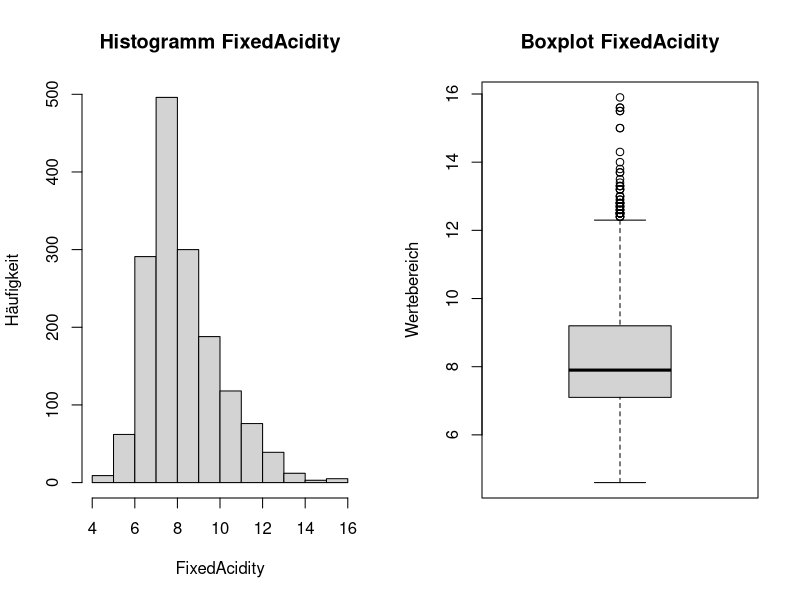
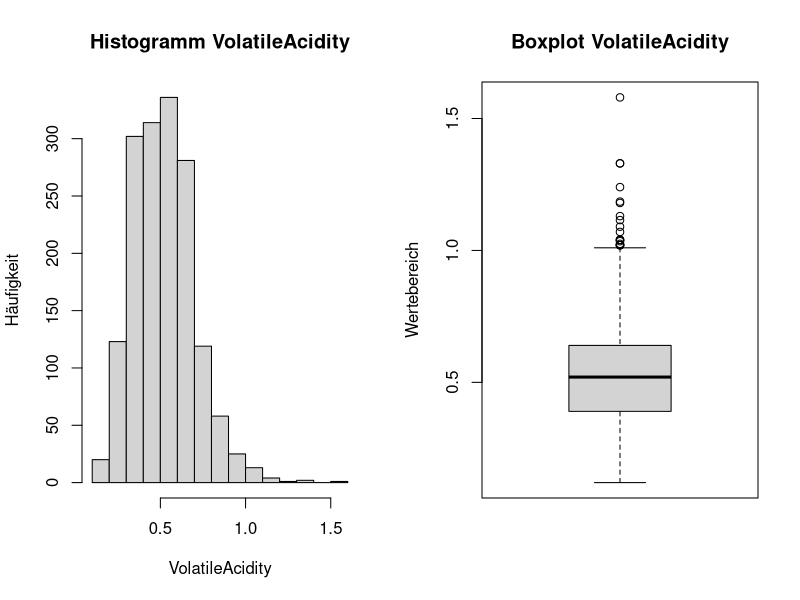
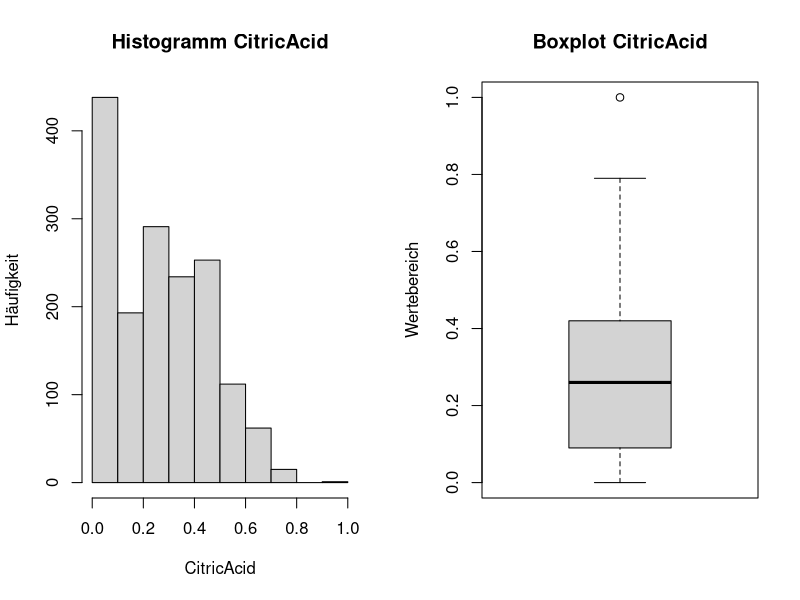
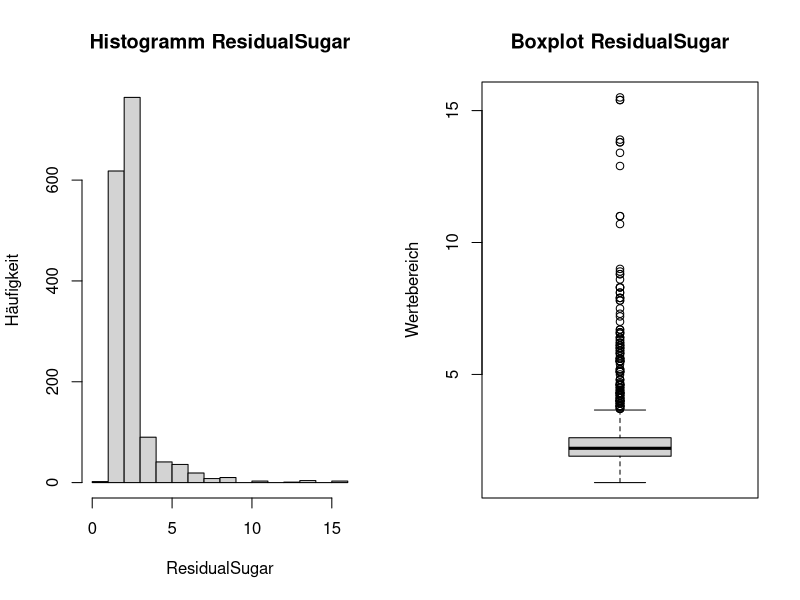
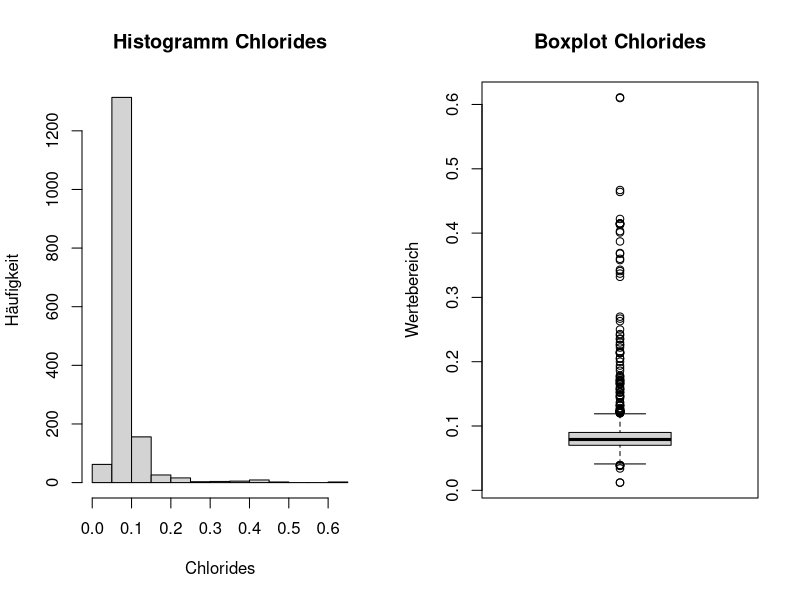
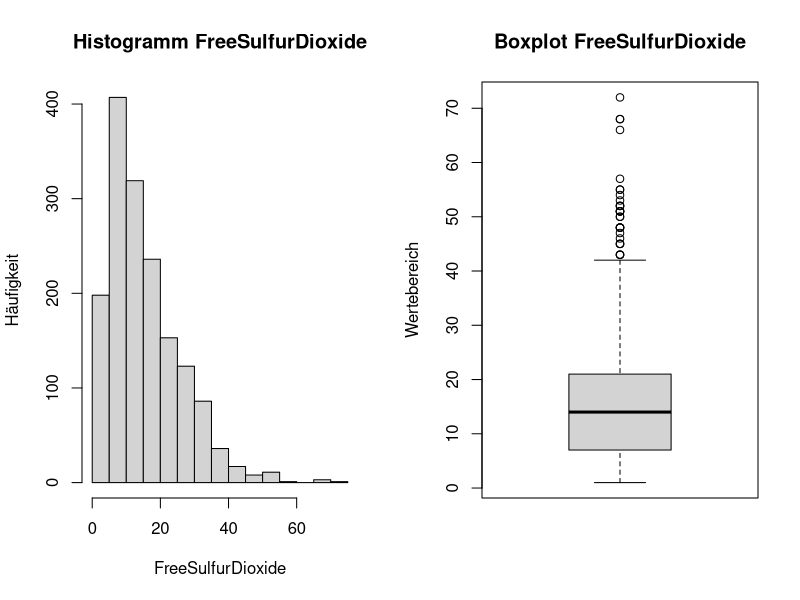
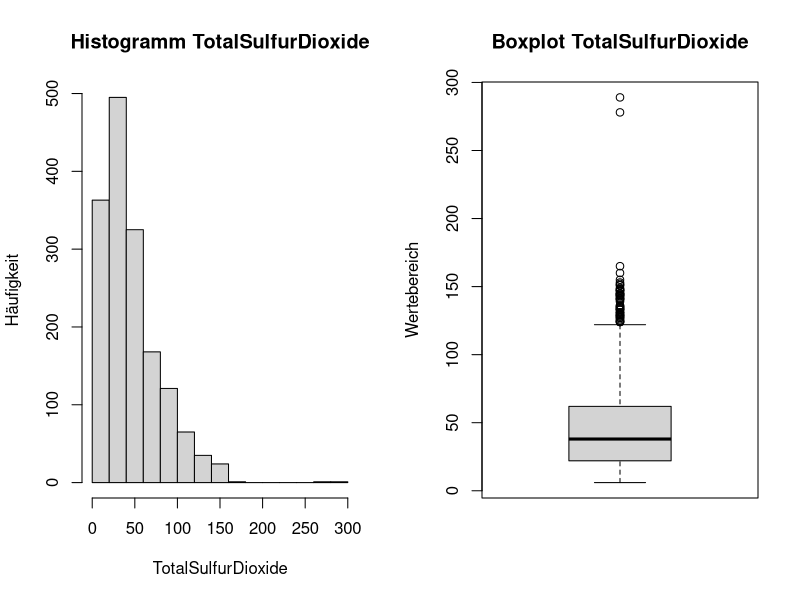
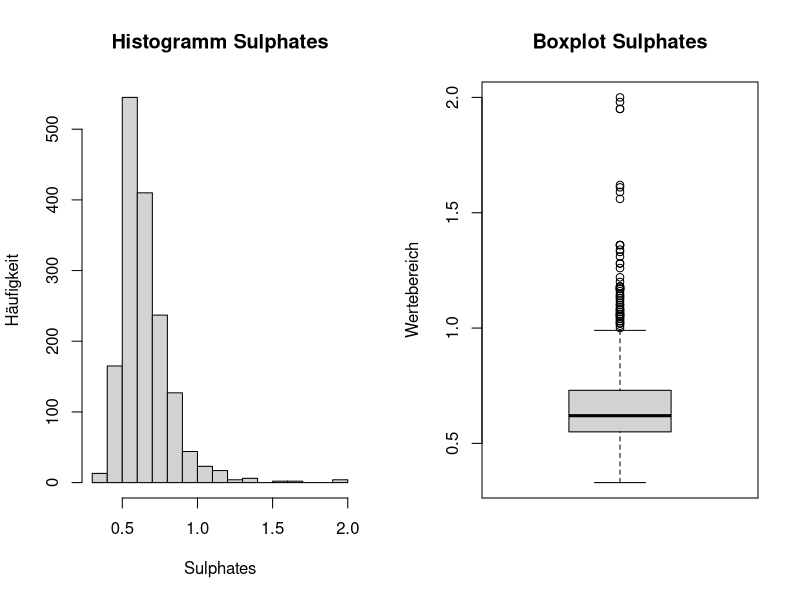

Reproduce these figures in R, in order.
################################################################################
## Café Analytica
## Thema: Vorhersage versus Interpretation
## Status: Studie "Daten verstehen / Daten vorbereiten"
## 
##
## Günter Faes, https://www.faes.de & https://www.faes.de/r-statistik/
## Version 0.2, 20.07.2021
## R-Version: 4.1.0
## RStudio-Version: 1.4.1717
##
################################################################################

## Benötigte Pakete laden:
library(doBy)    # summaryBy
library(psych)   # Faktorenanalyse: KMO

## Daten laden:
Daten <- read.csv2("Rotweindaten.csv")
str(Daten)
View(Daten)

## -------------- Deskriptive Statistik --------------

## Verteilungsübersicht für alle Merkmale:

# FixedAcidity:
summary(Daten$FixedAcidity)
par(mfrow = c(1,2))
hist(Daten$FixedAcidity, main = "Histogramm FixedAcidity",
     xlab = "FixedAcidity", ylab = "Häufigkeit")
boxplot(Daten$FixedAcidity, main = "Boxplot FixedAcidity",
        ylab = "Wertebereich")
par(mfrow = c(1,1))

# VolatileAcidity:
summary(Daten$VolatileAcidity)
par(mfrow = c(1,2))
hist(Daten$VolatileAcidity, main = "Histogramm VolatileAcidity",
     xlab = "VolatileAcidity", ylab = "Häufigkeit")
boxplot(Daten$VolatileAcidity, main = "Boxplot VolatileAcidity",
        ylab = "Wertebereich")
par(mfrow = c(1,1))

# CitricAcid:
summary(Daten$CitricAcid)
par(mfrow = c(1,2))
hist(Daten$CitricAcid, main = "Histogramm CitricAcid",
     xlab = "CitricAcid", ylab = "Häufigkeit")
boxplot(Daten$CitricAcid, main = "Boxplot CitricAcid",
        ylab = "Wertebereich")
par(mfrow = c(1,1))

# ResidualSugar:
summary(Daten$ResidualSugar)
par(mfrow = c(1,2))
hist(Daten$ResidualSugar, main = "Histogramm ResidualSugar",
     xlab = "ResidualSugar", ylab = "Häufigkeit")
boxplot(Daten$ResidualSugar, main = "Boxplot ResidualSugar",
        ylab = "Wertebereich")
par(mfrow = c(1,1))

# Chlorides:
summary(Daten$Chlorides)
par(mfrow = c(1,2))
hist(Daten$Chlorides, main = "Histogramm Chlorides",
     xlab = "Chlorides", ylab = "Häufigkeit")
boxplot(Daten$Chlorides, main = "Boxplot Chlorides",
        ylab = "Wertebereich")
par(mfrow = c(1,1))

# FreeSulfurDioxide:
summary(Daten$FreeSulfurDioxide)
par(mfrow = c(1,2))
hist(Daten$FreeSulfurDioxide, main = "Histogramm FreeSulfurDioxide",
     xlab = "FreeSulfurDioxide", ylab = "Häufigkeit")
boxplot(Daten$FreeSulfurDioxide, main = "Boxplot FreeSulfurDioxide",
        ylab = "Wertebereich")
par(mfrow = c(1,1))

# TotalSulfurDioxide:
summary(Daten$TotalSulfurDioxide)
par(mfrow = c(1,2))
hist(Daten$TotalSulfurDioxide, main = "Histogramm TotalSulfurDioxide",
     xlab = "TotalSulfurDioxide", ylab = "Häufigkeit")
boxplot(Daten$TotalSulfurDioxide, main = "Boxplot TotalSulfurDioxide",
        ylab = "Wertebereich")
par(mfrow = c(1,1))

# Sulphates:
summary(Daten$Sulphates)
par(mfrow = c(1,2))
hist(Daten$Sulphates, main = "Histogramm Sulphates",
     xlab = "Sulphates", ylab = "Häufigkeit")
boxplot(Daten$Sulphates, main = "Boxplot Sulphates",
        ylab = "Wertebereich")
par(mfrow = c(1,1))

# Density:
summary(Daten$Density)
par(mfrow = c(1,2))
hist(Daten$Density, main = "Histogramm Density",
     xlab = "Density", ylab = "Häufigkeit")
boxplot(Daten$Density, main = "Boxplot Density",
        ylab = "Wertebereich")
par(mfrow = c(1,1))

# pH:
summary(Daten$pH)
par(mfrow = c(1,2))
hist(Daten$pH, main = "Histogramm pH",
     xlab = "pH", ylab = "Häufigkeit")
boxplot(Daten$pH, main = "Boxplot pH",
        ylab = "Wertebereich")
par(mfrow = c(1,1))

# Alcohol:
summary(Daten$Alcohol)
par(mfrow = c(1,2))
hist(Daten$Alcohol, main = "Histogramm Alcohol",
     xlab = "Alcohol", ylab = "Häufigkeit")
boxplot(Daten$Alcohol, main = "Boxplot Alcohol",
        ylab = "Wertebereich")
par(mfrow = c(1,1))

# Quality:
table(Daten$Quality)
barplot(table(Daten$Quality), main = "Übersicht der Qualitäts-Beurteilungen",
     xlab = "Noten (0 = schlecht, 10 = sehr gut)", ylab = "Häufigkeit")

## Merkmalsübersicht auf Basis der Qualitätsnote:

# FixedAcidity:
S_FA <- summaryBy(FixedAcidity ~ Quality, data = Daten, FUN = c(mean, median, sd, length)); S_FA
barplot(S_FA$FixedAcidity.mean ~ S_FA$Quality,
        main ="Übersicht Mittelwert\n FixedAcidity und Qualitätsnote",
        xlab = "Noten (0 = schlecht, 10 = sehr gut)",
        ylab = "Mittelwerte")

# VolatileAcidity:
S_VA <- summaryBy(VolatileAcidity ~ Quality, data = Daten, FUN = c(mean, median, sd, length)); S_VA
barplot(S_VA$VolatileAcidity.mean ~ S_VA$Quality,
        main ="Übersicht Mittelwert\n VolatileAcidity und Qualitätsnote",
        xlab = "Noten (0 = schlecht, 10 = sehr gut)",
        ylab = "Mittelwerte")

# CitricAcid:
S_CA <- summaryBy(CitricAcid ~ Quality, data = Daten, FUN = c(mean, median, sd, length)); S_CA
barplot(S_CA$CitricAcid.mean ~ S_CA$Quality,
        main ="Übersicht Mittelwert\n CitricAcid und Qualitätsnote",
        xlab = "Noten (0 = schlecht, 10 = sehr gut)",
        ylab = "Mittelwerte")

# ResidualSugar:
S_RS <- summaryBy(ResidualSugar ~ Quality, data = Daten, FUN = c(mean, median, sd, length)); S_RS
barplot(S_RS$ResidualSugar.mean ~S_RS$Quality,
        main ="Übersicht Mittelwert\n ResidualSugar und Qualitätsnote",
        xlab = "Noten (0 = schlecht, 10 = sehr gut)",
        ylab = "Mittelwerte")

# Chlorides:
S_Cl <- summaryBy(Chlorides ~ Quality, data = Daten, FUN = c(mean, median, sd, length)); S_Cl
barplot(S_Cl$Chlorides.mean ~S_Cl$Quality,
        main ="Übersicht Mittelwert\n Chlorides und Qualitätsnote",
        xlab = "Noten (0 = schlecht, 10 = sehr gut)",
        ylab = "Mittelwerte")

## Schwefeldioxide und Sulfate werden gemeinsam grafisch dargestellt:
# FreeSulfurDioxide:
S_FSD <- summaryBy(FreeSulfurDioxide ~ Quality, data = Daten, FUN = c(mean, median, sd, length)); S_FSD
# TotalSulfurDioxide:
S_TSD <- summaryBy(TotalSulfurDioxide ~ Quality, data = Daten, FUN = c(mean, median, sd, length)); S_TSD
# Sulphates:
S_Sul <- summaryBy(Sulphates ~ Quality, data = Daten, FUN = c(mean, median, sd, length)); S_Sul

par(mfrow = c(1,3))
barplot(S_FSD$FreeSulfurDioxide.mean ~S_FSD$Quality,
        main ="Übersicht Mittelwert\n FreeSulfurDioxide und Qualitätsnote",
        xlab = "Noten (0 = schlecht, 10 = sehr gut)",
        ylab = "Mittelwerte")

barplot(S_TSD$TotalSulfurDioxide.mean ~S_TSD$Quality,
        main ="Übersicht Mittelwert\n TotalSulfurDioxide und Qualitätsnote",
        xlab = "Noten (0 = schlecht, 10 = sehr gut)",
        ylab = "Mittelwerte")

barplot(S_Sul$Sulphates.mean ~S_Sul$Quality,
        main ="Übersicht Mittelwert\n Sulphates und Qualitätsnote",
        xlab = "Noten (0 = schlecht, 10 = sehr gut)",
        ylab = "Mittelwerte")
par(mfrow = c(1,1))
## ------------- Ende SO4 / SO2 ------------

# Density:
S_Den <- summaryBy(Density ~ Quality, data = Daten, FUN = c(mean, median, sd, length)); S_Den
barplot(S_Den$Density.mean ~S_Den$Quality,
        main ="Übersicht Mittelwert\n Density und Qualitätsnote",
        xlab = "Noten (0 = schlecht, 10 = sehr gut)",
        ylab = "Mittelwerte",
        ylim = c(0, 1.1))

# pH:
S_pH <- summaryBy(pH ~ Quality, data = Daten, FUN = c(mean, median, sd, length)); S_pH
barplot(S_pH$pH.mean ~S_pH$Quality,
        main ="Übersicht Mittelwert\n pH und Qualitätsnote",
        xlab = "Noten (0 = schlecht, 10 = sehr gut)",
        ylab = "Mittelwerte",
        ylim = c(0, 3.5))

# Alcohol:
S_Alco <- summaryBy(Alcohol ~ Quality, data = Daten, FUN = c(mean, median, sd, length)); S_Alco
barplot(S_Alco$Alcohol.mean ~S_Alco$Quality,
        main ="Übersicht Mittelwert\n Alcohol und Qualitätsnote",
        xlab = "Noten (0 = schlecht, 10 = sehr gut)",
        ylab = "Mittelwerte")

## -------------------- Ende Deskriptive Statistik ---------------------

## ------------------- Explorative Statistik ---------------------------

## Korrelieren die unabhängigen Beobachtungen unertereinander?
## Gibt es Merkmale, die nur ein geringes "Loading" zeigen?
## Das soll durch die Faktorenanalyse geprüft werden.

# Sub-Datensatz ohne die Qualitätsnote:
Daten_FA <- Daten[,1:11]

# KMO-Kriterium:
KMO(Daten_FA)$MSA

# Scree-Plot:
scree(Daten_FA)

# Faktorenanalyse:
FA_Modell <- factanal(Daten_FA, factors = 4, rotation = "varimax", scores = "Bartlett")
FA_Modell


        


        
